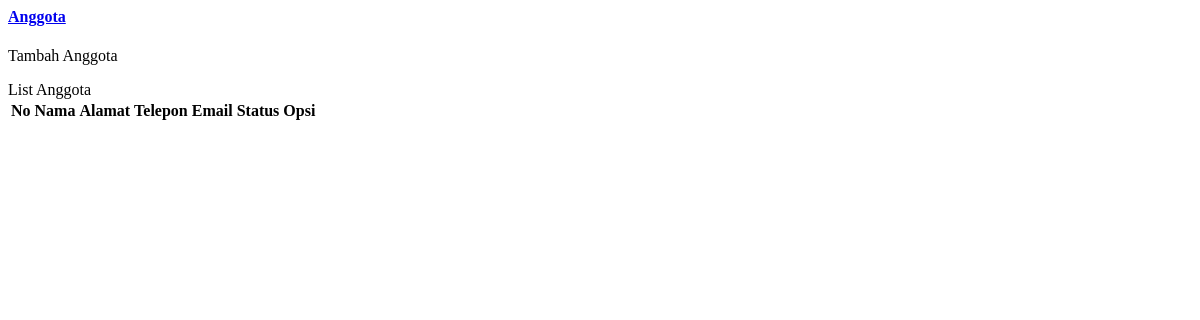
Page /1/halaman/mod_anggota/anggota.php on the earlier database version.
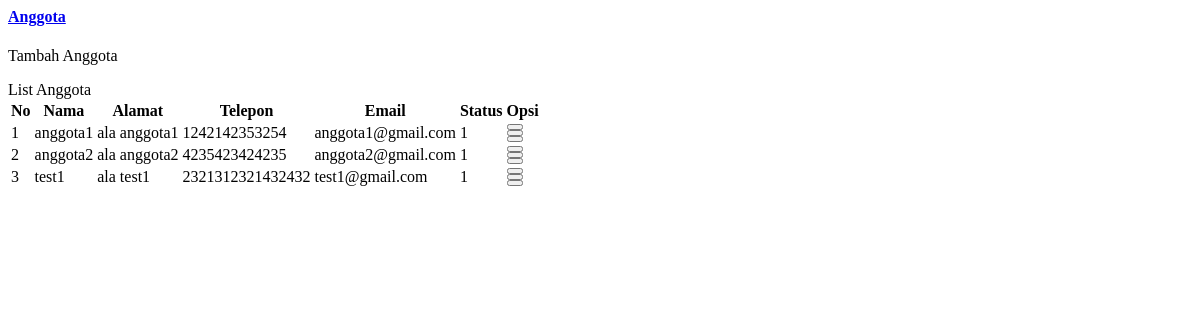
Same page on the later database version.
### tables this page shows
CREATE TABLE `user` (
  `id` int(11) NOT NULL,
  `username` varchar(255) NOT NULL,
  `password` varchar(25) NOT NULL,
  `id_anggota` int(11) DEFAULT NULL,
  `id_petugas` int(11) DEFAULT NULL,
  `id_user_role` int(11) DEFAULT NULL,
  `status` int(11) DEFAULT NULL
);

CREATE TABLE `anggota` (
  `id` int(11) NOT NULL,
  `nama` varchar(255) NOT NULL,
  `alamat` varchar(255) DEFAULT NULL,
  `telepon` varchar(50) DEFAULT NULL,
  `email` varchar(50) DEFAULT NULL,
  `status_aktif` int(11) DEFAULT '0'
);

### 1/halaman/mod_anggota/anggota.php (the view, shortened to what this page needs)
<head>
</head>
<?php
    include "../config/koneksi.php";
?>
<div class="market-updates">
	<div class="col-md-3 market-update-gd">
		<div class="market-update-block clr-block-2">
			<div class="col-md-8 market-update-left">
				<a href="media.php?page=tambah_anggota"><h4>Anggota</h4></a>
				<p>Tambah Anggota</p>
			</div>
		</div>
	</div>
</div>
<div class="row">
	<div class="panel-body">
		<div class="col-md-12 w3ls-graph">
			<div class="agileinfo-grap">
				<div class="panel panel-default">
					<div class="panel-heading">List Anggota</div>
					    <div class="table-responsive sr">
					      <table id="anggota" class="table table-striped b-t b-light">
					        <thead>
					          <tr>
					          	<th>No</th>
								<th>Nama</th>
								<th>Alamat</th>
								<th>Telepon</th>
								<th>Email</th>
								<th>Status</th>
								<th>Opsi</th>
					          </tr>
					        </thead>
					        <tbody>
					        	<?php
									$query  = "SELECT * FROM anggota INNER JOIN user ON anggota.id=user.id_anggota";
									$hasil  = mysqli_query($conn, $query);
									$tampil = mysqli_num_rows($hasil);
									$i = 1;
									if ( $tampil> 0) {
									    while ( $data = mysqli_fetch_assoc($hasil)) {
								?>
								<tr>
									<td><?php echo $i++ ?></td>
									<td><?php echo $data['nama']; ?></td>
									<td><?php echo $data['alamat']; ?></td>
									<td><?php echo $data['telepon']; ?></td>
									<td><?php echo $data['email']; ?></td>
									<td><?php echo $data['status_aktif']; ?></td>
						            <td>
						            	<a href="media.php?page=detail_anggota&id=<?php echo $data['id_anggota']?>"><button class="btn btn-success" type="submit"><i class="fa fa-eye"></i></button></a><br>
	                                    <a href="media.php?page=edit_anggota&id=<?php echo $data['id_anggota'] ?>"><button class="btn btn-success" type="submit"><i class="fa fa-pencil"></i></button></a><br>
	                                    <a href="halaman/mod_anggota/aksi_hapus_anggota.php?id=<?php echo $data['id_anggota'] ?>"><button class="btn btn-success" type="submit"><i class="fa fa-trash-o"></i></button></a>
						            </td>
					        	</tr>
					           	<?php
                                    }
                                }
                                ?>
					        </tbody>
					      </table>
					    </div>
				</div>
			</div>
		</div>
	</div>
</div>

Differences in the rows shown:
added user: id_anggota.nama "anggota1", id_anggota.alamat "ala anggota1", id_anggota.telepon "1242142353254", id_anggota.email "anggota1@gmail.com", id_anggota.status_aktif "1"
added user: id_anggota.nama "anggota2", id_anggota.alamat "ala anggota2", id_anggota.telepon "4235423424235", id_anggota.email "anggota2@gmail.com", id_anggota.status_aktif "1"
added user: id_anggota.nama "test1", id_anggota.alamat "ala test1", id_anggota.telepon "2321312321432432", id_anggota.email "test1@gmail.com", id_anggota.status_aktif "1"
